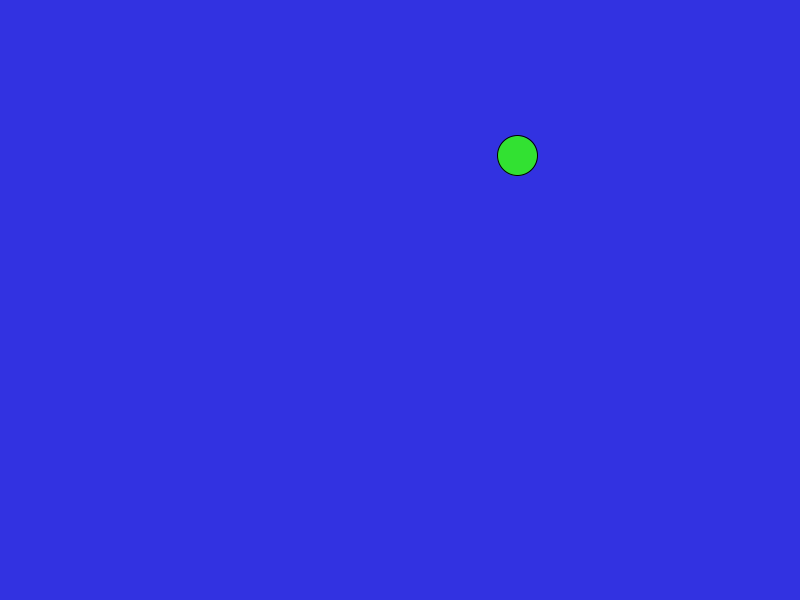
Frame 1 (no input)
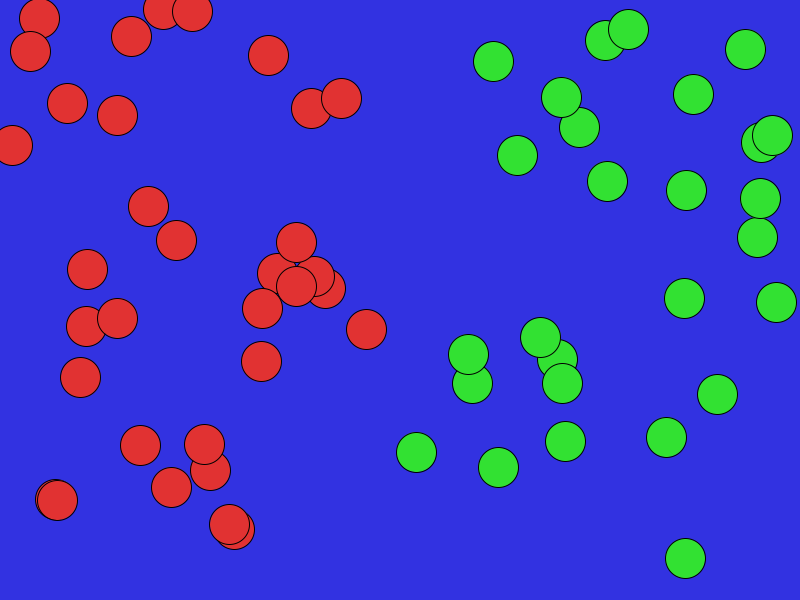
Frame 60 (the mouse pressed at the canvas centre just before this capture)
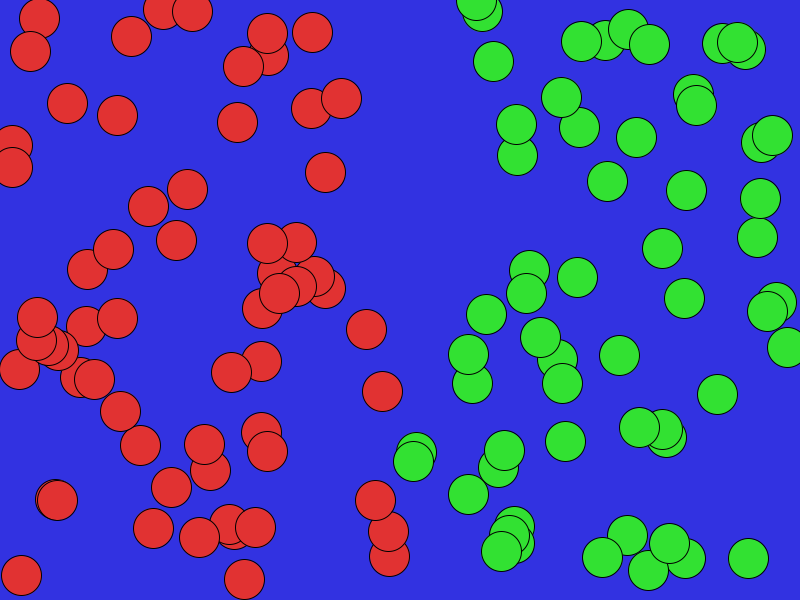
Frame 120 (the mouse held since frame 60 and released just before this capture)

The Processing sketch that drew these frames (run headless with seeded random() and noise(); from frame 60 on, the mouse is pressed at the canvas centre):

// Processing sketch: question_1
// ── question_1.pde
////////////////////
// Global Variables
////////////////////

color circleColour;
float circleX;
int circleSize;

////////////////////
// Setup
////////////////////

void setup() {
    size(800, 600);
    background(50, 50, 225);

    circleSize = width/20;
}

////////////////////
// Draw the stuff
////////////////////

void draw() {
    circleX = random(0, width);

    if (circleX < width/2) {
        circleColour = color(225, 50, 50);
    }
    else {
        circleColour = color(50, 225, 50);
    }
    
    drawCircle(circleX, circleColour);
}

void drawCircle(float x, color colour) {
    fill(colour);
    stroke(0);

    circle(x, random(0, height), circleSize);
}
